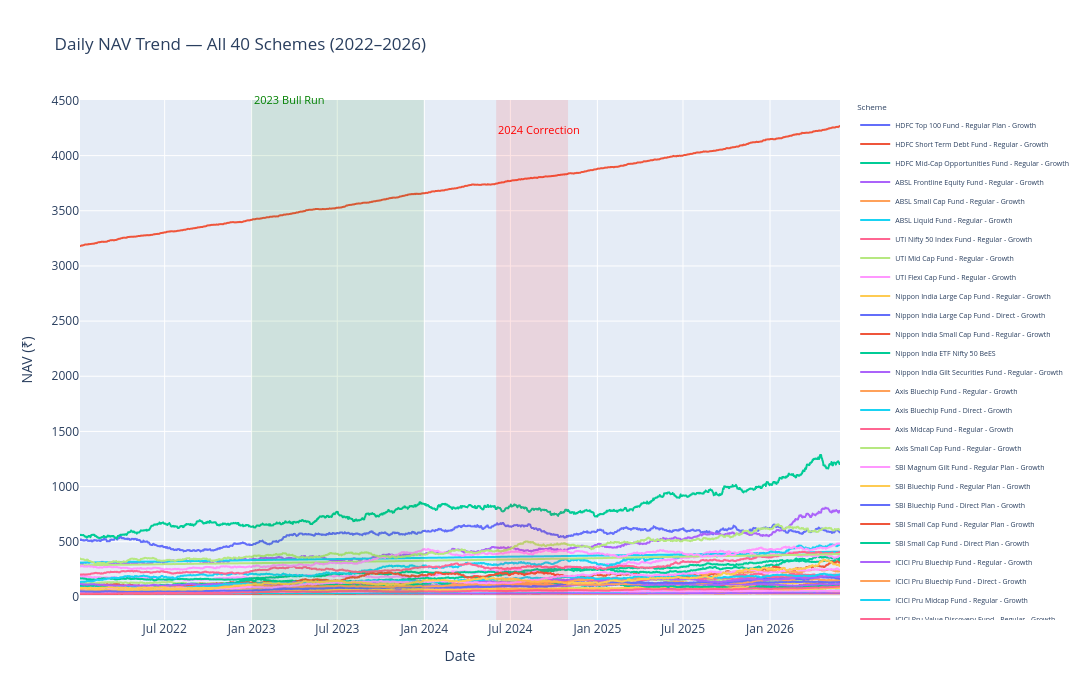

This figure's notebook cell:
### Code cell
fig1 = px.line(
    nav_history,
    x='date',
    y='nav',
    color='scheme_name',
    title='Daily NAV Trend — All 40 Schemes (2022–2026)',
    labels={'nav': 'NAV (₹)', 'date': 'Date', 'scheme_name': 'Scheme'}
)

# Highlight 2023 bull run (label near top)
fig1.add_vrect(
    x0='2023-01-01', x1='2023-12-31',
    fillcolor='green', opacity=0.1, line_width=0,
    annotation_text='2023 Bull Run', annotation_position='top left',
    annotation=dict(yshift=10, font=dict(size=11, color='green'))
)

# Highlight 2024 market correction (label shifted lower so it doesn't clash)
fig1.add_vrect(
    x0='2024-06-01', x1='2024-10-31',
    fillcolor='red', opacity=0.1, line_width=0,
    annotation_text='2024 Correction', annotation_position='top left',
    annotation=dict(yshift=-20, font=dict(size=11, color='red'))
)

fig1.update_layout(
    height=700,
    width=1100,
    legend=dict(
        font=dict(size=7),
        orientation='v',
        yanchor='top', y=1,
        xanchor='left', x=1.02
    ),
    margin=dict(r=250)
)
fig1.show()

### Figure 1 — Plotly figure (JSON) as saved in the notebook; plotly's stock layout.template omitted (floating-point values rounded to 4 significant figures; data arrays with more than 128 entries replaced by an {"elided": "..."} marker saying what was removed)
{"data": [{"hovertemplate": "Scheme=HDFC Top 100 Fund - Regular Plan - Growth<br>Date=%{x}<br>NAV (₹)=%{y}<extra></extra>", "legendgroup": "HDFC Top 100 Fund - Regular Plan - Growth", "line": {"color": "#636efa", "dash": "solid"}, "marker": {"symbol": "circle"}, "mode": "lines", "name": "HDFC Top 100 Fund - Regular Plan - Growth", "showlegend": true, "type": "scattergl", "x": {"elided": "1608 str values"}, "xaxis": "x", "y": {"elided": "1608 float values"}, "yaxis": "y"}, {"hovertemplate": "Scheme=HDFC Short Term Debt Fund - Regular - Growth<br>Date=%{x}<br>NAV (₹)=%{y}<extra></extra>", "legendgroup": "HDFC Short Term Debt Fund - Regular - Growth", "line": {"color": "#EF553B", "dash": "solid"}, "marker": {"symbol": "circle"}, "mode": "lines", "name": "HDFC Short Term Debt Fund - Regular - Growth", "showlegend": true, "type": "scattergl", "x": {"elided": "1608 str values"}, "xaxis": "x", "y": {"elided": "1608 float values"}, "yaxis": "y"}, {"hovertemplate": "Scheme=HDFC Mid-Cap Opportunities Fund - Regular - Growth<br>Date=%{x}<br>NAV (₹)=%{y}<extra></extra>", "legendgroup": "HDFC Mid-Cap Opportunities Fund - Regular - Growth", "line": {"color": "#00cc96", "dash": "solid"}, "marker": {"symbol": "circle"}, "mode": "lines", "name": "HDFC Mid-Cap Opportunities Fund - Regular - Growth", "showlegend": true, "type": "scattergl", "x": {"elided": "1608 str values"}, "xaxis": "x", "y": {"elided": "1608 float values"}, "yaxis": "y"}, {"hovertemplate": "Scheme=ABSL Frontline Equity Fund - Regular - Growth<br>Date=%{x}<br>NAV (₹)=%{y}<extra></extra>", "legendgroup": "ABSL Frontline Equity Fund - Regular - Growth", "line": {"color": "#ab63fa", "dash": "solid"}, "marker": {"symbol": "circle"}, "mode": "lines", "name": "ABSL Frontline Equity Fund - Regular - Growth", "showlegend": true, "type": "scattergl", "x": {"elided": "1608 str values"}, "xaxis": "x", "y": {"elided": "1608 float values"}, "yaxis": "y"}, {"hovertemplate": "Scheme=ABSL Small Cap Fund - Regular - Growth<br>Date=%{x}<br>NAV (₹)=%{y}<extra></extra>", "legendgroup": "ABSL Small Cap Fund - Regular - Growth", "line": {"color": "#FFA15A", "dash": "solid"}, "marker": {"symbol": "circle"}, "mode": "lines", "name": "ABSL Small Cap Fund - Regular - Growth", "showlegend": true, "type": "scattergl", "x": {"elided": "1608 str values"}, "xaxis": "x", "y": {"elided": "1608 float values"}, "yaxis": "y"}, {"hovertemplate": "Scheme=ABSL Liquid Fund - Regular - Growth<br>Date=%{x}<br>NAV (₹)=%{y}<extra></extra>", "legendgroup": "ABSL Liquid Fund - Regular - Growth", "line": {"color": "#19d3f3", "dash": "solid"}, "marker": {"symbol": "circle"}, "mode": "lines", "name": "ABSL Liquid Fund - Regular - Growth", "showlegend": true, "type": "scattergl", "x": {"elided": "1608 str values"}, "xaxis": "x", "y": {"elided": "1608 float values"}, "yaxis": "y"}, {"hovertemplate": "Scheme=UTI Nifty 50 Index Fund - Regular - Growth<br>Date=%{x}<br>NAV (₹)=%{y}<extra></extra>", "legendgroup": "UTI Nifty 50 Index Fund - Regular - Growth", "line": {"color": "#FF6692", "dash": "solid"}, "marker": {"symbol": "circle"}, "mode": "lines", "name": "UTI Nifty 50 Index Fund - Regular - Growth", "showlegend": true, "type": "scattergl", "x": {"elided": "1608 str values"}, "xaxis": "x", "y": {"elided": "1608 float values"}, "yaxis": "y"}, {"hovertemplate": "Scheme=UTI Mid Cap Fund - Regular - Growth<br>Date=%{x}<br>NAV (₹)=%{y}<extra></extra>", "legendgroup": "UTI Mid Cap Fund - Regular - Growth", "line": {"color": "#B6E880", "dash": "solid"}, "marker": {"symbol": "circle"}, "mode": "lines", "name": "UTI Mid Cap Fund - Regular - Growth", "showlegend": true, "type": "scattergl", "x": {"elided": "1608 str values"}, "xaxis": "x", "y": {"elided": "1608 float values"}, "yaxis": "y"}, {"hovertemplate": "Scheme=UTI Flexi Cap Fund - Regular - Growth<br>Date=%{x}<br>NAV (₹)=%{y}<extra></extra>", "legendgroup": "UTI Flexi Cap Fund - Regular - Growth", "line": {"color": "#FF97FF", "dash": "solid"}, "marker": {"symbol": "circle"}, "mode": "lines", "name": "UTI Flexi Cap Fund - Regular - Growth", "showlegend": true, "type": "scattergl", "x": {"elided": "1608 str values"}, "xaxis": "x", "y": {"elided": "1608 float values"}, "yaxis": "y"}, {"hovertemplate": "Scheme=Nippon India Large Cap Fund - Regular - Growth<br>Date=%{x}<br>NAV (₹)=%{y}<extra></extra>", "legendgroup": "Nippon India Large Cap Fund - Regular - Growth", "line": {"color": "#FECB52", "dash": "solid"}, "marker": {"symbol": "circle"}, "mode": "lines", "name": "Nippon India Large Cap Fund - Regular - Growth", "showlegend": true, "type": "scattergl", "x": {"elided": "1608 str values"}, "xaxis": "x", "y": {"elided": "1608 float values"}, "yaxis": "y"}, {"hovertemplate": "Scheme=Nippon India Large Cap Fund - Direct - Growth<br>Date=%{x}<br>NAV (₹)=%{y}<extra></extra>", "legendgroup": "Nippon India Large Cap Fund - Direct - Growth", "line": {"color": "#636efa", "dash": "solid"}, "marker": {"symbol": "circle"}, "mode": "lines", "name": "Nippon India Large Cap Fund - Direct - Growth", "showlegend": true, "type": "scattergl", "x": {"elided": "1608 str values"}, "xaxis": "x", "y": {"elided": "1608 float values"}, "yaxis": "y"}, {"hovertemplate": "Scheme=Nippon India Small Cap Fund - Regular - Growth<br>Date=%{x}<br>NAV (₹)=%{y}<extra></extra>", "legendgroup": "Nippon India Small Cap Fund - Regular - Growth", "line": {"color": "#EF553B", "dash": "solid"}, "marker": {"symbol": "circle"}, "mode": "lines", "name": "Nippon India Small Cap Fund - Regular - Growth", "showlegend": true, "type": "scattergl", "x": {"elided": "1608 str values"}, "xaxis": "x", "y": {"elided": "1608 float values"}, "yaxis": "y"}, {"hovertemplate": "Scheme=Nippon India ETF Nifty 50 BeES<br>Date=%{x}<br>NAV (₹)=%{y}<extra></extra>", "legendgroup": "Nippon India ETF Nifty 50 BeES", "line": {"color": "#00cc96", "dash": "solid"}, "marker": {"symbol": "circle"}, "mode": "lines", "name": "Nippon India ETF Nifty 50 BeES", "showlegend": true, "type": "scattergl", "x": {"elided": "1608 str values"}, "xaxis": "x", "y": {"elided": "1608 float values"}, "yaxis": "y"}, {"hovertemplate": "Scheme=Nippon India Gilt Securities Fund - Regular - Growth<br>Date=%{x}<br>NAV (₹)=%{y}<extra></extra>", "legendgroup": "Nippon India Gilt Securities Fund - Regular - Growth", "line": {"color": "#ab63fa", "dash": "solid"}, "marker": {"symbol": "circle"}, "mode": "lines", "name": "Nippon India Gilt Securities Fund - Regular - Growth", "showlegend": true, "type": "scattergl", "x": {"elided": "1608 str values"}, "xaxis": "x", "y": {"elided": "1608 float values"}, "yaxis": "y"}, {"hovertemplate": "Scheme=Axis Bluechip Fund - Regular - Growth<br>Date=%{x}<br>NAV (₹)=%{y}<extra></extra>", "legendgroup": "Axis Bluechip Fund - Regular - Growth", "line": {"color": "#FFA15A", "dash": "solid"}, "marker": {"symbol": "circle"}, "mode": "lines", "name": "Axis Bluechip Fund - Regular - Growth", "showlegend": true, "type": "scattergl", "x": {"elided": "1608 str values"}, "xaxis": "x", "y": {"elided": "1608 float values"}, "yaxis": "y"}, {"hovertemplate": "Scheme=Axis Bluechip Fund - Direct - Growth<br>Date=%{x}<br>NAV (₹)=%{y}<extra></extra>", "legendgroup": "Axis Bluechip Fund - Direct - Growth", "line": {"color": "#19d3f3", "dash": "solid"}, "marker": {"symbol": "circle"}, "mode": "lines", "name": "Axis Bluechip Fund - Direct - Growth", "showlegend": true, "type": "scattergl", "x": {"elided": "1608 str values"}, "xaxis": "x", "y": {"elided": "1608 float values"}, "yaxis": "y"}, {"hovertemplate": "Scheme=Axis Midcap Fund - Regular - Growth<br>Date=%{x}<br>NAV (₹)=%{y}<extra></extra>", "legendgroup": "Axis Midcap Fund - Regular - Growth", "line": {"color": "#FF6692", "dash": "solid"}, "marker": {"symbol": "circle"}, "mode": "lines", "name": "Axis Midcap Fund - Regular - Growth", "showlegend": true, "type": "scattergl", "x": {"elided": "1608 str values"}, "xaxis": "x", "y": {"elided": "1608 float values"}, "yaxis": "y"}, {"hovertemplate": "Scheme=Axis Small Cap Fund - Regular - Growth<br>Date=%{x}<br>NAV (₹)=%{y}<extra></extra>", "legendgroup": "Axis Small Cap Fund - Regular - Growth", "line": {"color": "#B6E880", "dash": "solid"}, "marker": {"symbol": "circle"}, "mode": "lines", "name": "Axis Small Cap Fund - Regular - Growth", "showlegend": true, "type": "scattergl", "x": {"elided": "1608 str values"}, "xaxis": "x", "y": {"elided": "1608 float values"}, "yaxis": "y"}, {"hovertemplate": "Scheme=SBI Magnum Gilt Fund - Regular Plan - Growth<br>Date=%{x}<br>NAV (₹)=%{y}<extra></extra>", "legendgroup": "SBI Magnum Gilt Fund - Regular Plan - Growth", "line": {"color": "#FF97FF", "dash": "solid"}, "marker": {"symbol": "circle"}, "mode": "lines", "name": "SBI Magnum Gilt Fund - Regular Plan - Growth", "showlegend": true, "type": "scattergl", "x": {"elided": "1608 str values"}, "xaxis": "x", "y": {"elided": "1608 float values"}, "yaxis": "y"}, {"hovertemplate": "Scheme=SBI Bluechip Fund - Regular Plan - Growth<br>Date=%{x}<br>NAV (₹)=%{y}<extra></extra>", "legendgroup": "SBI Bluechip Fund - Regular Plan - Growth", "line": {"color": "#FECB52", "dash": "solid"}, "marker": {"symbol": "circle"}, "mode": "lines", "name": "SBI Bluechip Fund - Regular Plan - Growth", "showlegend": true, "type": "scattergl", "x": {"elided": "1608 str values"}, "xaxis": "x", "y": {"elided": "1608 float values"}, "yaxis": "y"}, {"hovertemplate": "Scheme=SBI Bluechip Fund - Direct Plan - Growth<br>Date=%{x}<br>NAV (₹)=%{y}<extra></extra>", "legendgroup": "SBI Bluechip Fund - Direct Plan - Growth", "line": {"color": "#636efa", "dash": "solid"}, "marker": {"symbol": "circle"}, "mode": "lines", "name": "SBI Bluechip Fund - Direct Plan - Growth", "showlegend": true, "type": "scattergl", "x": {"elided": "1608 str values"}, "xaxis": "x", "y": {"elided": "1608 float values"}, "yaxis": "y"}, {"hovertemplate": "Scheme=SBI Small Cap Fund - Regular Plan - Growth<br>Date=%{x}<br>NAV (₹)=%{y}<extra></extra>", "legendgroup": "SBI Small Cap Fund - Regular Plan - Growth", "line": {"color": "#EF553B", "dash": "solid"}, "marker": {"symbol": "circle"}, "mode": "lines", "name": "SBI Small Cap Fund - Regular Plan - Growth", "showlegend": true, "type": "scattergl", "x": {"elided": "1608 str values"}, "xaxis": "x", "y": {"elided": "1608 float values"}, "yaxis": "y"}, {"hovertemplate": "Scheme=SBI Small Cap Fund - Direct Plan - Growth<br>Date=%{x}<br>NAV (₹)=%{y}<extra></extra>", "legendgroup": "SBI Small Cap Fund - Direct Plan - Growth", "line": {"color": "#00cc96", "dash": "solid"}, "marker": {"symbol": "circle"}, "mode": "lines", "name": "SBI Small Cap Fund - Direct Plan - Growth", "showlegend": true, "type": "scattergl", "x": {"elided": "1608 str values"}, "xaxis": "x", "y": {"elided": "1608 float values"}, "yaxis": "y"}, {"hovertemplate": "Scheme=ICICI Pru Bluechip Fund - Regular - Growth<br>Date=%{x}<br>NAV (₹)=%{y}<extra></extra>", "legendgroup": "ICICI Pru Bluechip Fund - Regular - Growth", "line": {"color": "#ab63fa", "dash": "solid"}, "marker": {"symbol": "circle"}, "mode": "lines", "name": "ICICI Pru Bluechip Fund - Regular - Growth", "showlegend": true, "type": "scattergl", "x": {"elided": "1608 str values"}, "xaxis": "x", "y": {"elided": "1608 float values"}, "yaxis": "y"}, {"hovertemplate": "Scheme=ICICI Pru Bluechip Fund - Direct - Growth<br>Date=%{x}<br>NAV (₹)=%{y}<extra></extra>", "legendgroup": "ICICI Pru Bluechip Fund - Direct - Growth", "line": {"color": "#FFA15A", "dash": "solid"}, "marker": {"symbol": "circle"}, "mode": "lines", "name": "ICICI Pru Bluechip Fund - Direct - Growth", "showlegend": true, "type": "scattergl", "x": {"elided": "1608 str values"}, "xaxis": "x", "y": {"elided": "1608 float values"}, "yaxis": "y"}, {"hovertemplate": "Scheme=ICICI Pru Midcap Fund - Regular - Growth<br>Date=%{x}<br>NAV (₹)=%{y}<extra></extra>", "legendgroup": "ICICI Pru Midcap Fund - Regular - Growth", "line": {"color": "#19d3f3", "dash": "solid"}, "marker": {"symbol": "circle"}, "mode": "lines", "name": "ICICI Pru Midcap Fund - Regular - Growth", "showlegend": true, "type": "scattergl", "x": {"elided": "1608 str values"}, "xaxis": "x", "y": {"elided": "1608 float values"}, "yaxis": "y"}, {"hovertemplate": "Scheme=ICICI Pru Value Discovery Fund - Regular - Growth<br>Date=%{x}<br>NAV (₹)=%{y}<extra></extra>", "legendgroup": "ICICI Pru Value Discovery Fund - Regular - Growth", "line": {"color": "#FF6692", "dash": "solid"}, "marker": {"symbol": "circle"}, "mode": "lines", "name": "ICICI Pru Value Discovery Fund - Regular - Growth", "showlegend": true, "type": "scattergl", "x": {"elided": "1608 str values"}, "xaxis": "x", "y": {"elided": "1608 float values"}, "yaxis": "y"}, {"hovertemplate": "Scheme=ICICI Pru Liquid Fund - Regular - Growth<br>Date=%{x}<br>NAV (₹)=%{y}<extra></extra>", "legendgroup": "ICICI Pru Liquid Fund - Regular - Growth", "line": {"color": "#B6E880", "dash": "solid"}, "marker": {"symbol": "circle"}, "mode": "lines", "name": "ICICI Pru Liquid Fund - Regular - Growth", "showlegend": true, "type": "scattergl", "x": {"elided": "1608 str values"}, "xaxis": "x", "y": {"elided": "1608 float values"}, "yaxis": "y"}, {"hovertemplate": "Scheme=Kotak Bluechip Fund - Regular - Growth<br>Date=%{x}<br>NAV (₹)=%{y}<extra></extra>", "legendgroup": "Kotak Bluechip Fund - Regular - Growth", "line": {"color": "#FF97FF", "dash": "solid"}, "marker": {"symbol": "circle"}, "mode": "lines", "name": "Kotak Bluechip Fund - Regular - Growth", "showlegend": true, "type": "scattergl", "x": {"elided": "1608 str values"}, "xaxis": "x", "y": {"elided": "1608 float values"}, "yaxis": "y"}, {"hovertemplate": "Scheme=Kotak Emerging Equity Fund - Regular - Growth<br>Date=%{x}<br>NAV (₹)=%{y}<extra></extra>", "legendgroup": "Kotak Emerging Equity Fund - Regular - Growth", "line": {"color": "#FECB52", "dash": "solid"}, "marker": {"symbol": "circle"}, "mode": "lines", "name": "Kotak Emerging Equity Fund - Regular - Growth", "showlegend": true, "type": "scattergl", "x": {"elided": "1608 str values"}, "xaxis": "x", "y": {"elided": "1608 float values"}, "yaxis": "y"}, {"hovertemplate": "Scheme=Kotak Flexicap Fund - Regular - Growth<br>Date=%{x}<br>NAV (₹)=%{y}<extra></extra>", "legendgroup": "Kotak Flexicap Fund - Regular - Growth", "line": {"color": "#636efa", "dash": "solid"}, "marker": {"symbol": "circle"}, "mode": "lines", "name": "Kotak Flexicap Fund - Regular - Growth", "showlegend": true, "type": "scattergl", "x": {"elided": "1608 str values"}, "xaxis": "x", "y": {"elided": "1608 float values"}, "yaxis": "y"}, {"hovertemplate": "Scheme=Kotak Liquid Fund - Regular - Growth<br>Date=%{x}<br>NAV (₹)=%{y}<extra></extra>", "legendgroup": "Kotak Liquid Fund - Regular - Growth", "line": {"color": "#EF553B", "dash": "solid"}, "marker": {"symbol": "circle"}, "mode": "lines", "name": "Kotak Liquid Fund - Regular - Growth", "showlegend": true, "type": "scattergl", "x": {"elided": "1608 str values"}, "xaxis": "x", "y": {"elided": "1608 float values"}, "yaxis": "y"}, {"hovertemplate": "Scheme=HDFC Top 100 Fund - Direct Plan - Growth<br>Date=%{x}<br>NAV (₹)=%{y}<extra></extra>", "legendgroup": "HDFC Top 100 Fund - Direct Plan - Growth", "line": {"color": "#00cc96", "dash": "solid"}, "marker": {"symbol": "circle"}, "mode": "lines", "name": "HDFC Top 100 Fund - Direct Plan - Growth", "showlegend": true, "type": "scattergl", "x": {"elided": "1608 str values"}, "xaxis": "x", "y": {"elided": "1608 float values"}, "yaxis": "y"}, {"hovertemplate": "Scheme=HDFC Mid-Cap Opportunities Fund - Direct - Growth<br>Date=%{x}<br>NAV (₹)=%{y}<extra></extra>", "legendgroup": "HDFC Mid-Cap Opportunities Fund - Direct - Growth", "line": {"color": "#ab63fa", "dash": "solid"}, "marker": {"symbol": "circle"}, "mode": "lines", "name": "HDFC Mid-Cap Opportunities Fund - Direct - Growth", "showlegend": true, "type": "scattergl", "x": {"elided": "1608 str values"}, "xaxis": "x", "y": {"elided": "1608 float values"}, "yaxis": "y"}, {"hovertemplate": "Scheme=Mirae Asset Large Cap Fund - Regular - Growth<br>Date=%{x}<br>NAV (₹)=%{y}<extra></extra>", "legendgroup": "Mirae Asset Large Cap Fund - Regular - Growth", "line": {"color": "#FFA15A", "dash": "solid"}, "marker": {"symbol": "circle"}, "mode": "lines", "name": "Mirae Asset Large Cap Fund - Regular - Growth", "showlegend": true, "type": "scattergl", "x": {"elided": "1608 str values"}, "xaxis": "x", "y": {"elided": "1608 float values"}, "yaxis": "y"}, {"hovertemplate": "Scheme=Mirae Asset Emerging Bluechip Fund - Regular - Growth<br>Date=%{x}<br>NAV (₹)=%{y}<extra></extra>", "legendgroup": "Mirae Asset Emerging Bluechip Fund - Regular - Growth", "line": {"color": "#19d3f3", "dash": "solid"}, "marker": {"symbol": "circle"}, "mode": "lines", "name": "Mirae Asset Emerging Bluechip Fund - Regular - Growth", "showlegend": true, "type": "scattergl", "x": {"elided": "1608 str values"}, "xaxis": "x", "y": {"elided": "1608 float values"}, "yaxis": "y"}, {"hovertemplate": "Scheme=Mirae Asset Tax Saver Fund - Regular - Growth<br>Date=%{x}<br>NAV (₹)=%{y}<extra></extra>", "legendgroup": "Mirae Asset Tax Saver Fund - Regular - Growth", "line": {"color": "#FF6692", "dash": "solid"}, "marker": {"symbol": "circle"}, "mode": "lines", "name": "Mirae Asset Tax Saver Fund - Regular - Growth", "showlegend": true, "type": "scattergl", "x": {"elided": "1608 str values"}, "xaxis": "x", "y": {"elided": "1608 float values"}, "yaxis": "y"}, {"hovertemplate": "Scheme=DSP Top 100 Equity Fund - Regular - Growth<br>Date=%{x}<br>NAV (₹)=%{y}<extra></extra>", "legendgroup": "DSP Top 100 Equity Fund - Regular - Growth", "line": {"color": "#B6E880", "dash": "solid"}, "marker": {"symbol": "circle"}, "mode": "lines", "name": "DSP Top 100 Equity Fund - Regular - Growth", "showlegend": true, "type": "scattergl", "x": {"elided": "1608 str values"}, "xaxis": "x", "y": {"elided": "1608 float values"}, "yaxis": "y"}, {"hovertemplate": "Scheme=DSP Midcap Fund - Regular - Growth<br>Date=%{x}<br>NAV (₹)=%{y}<extra></extra>", "legendgroup": "DSP Midcap Fund - Regular - Growth", "line": {"color": "#FF97FF", "dash": "solid"}, "marker": {"symbol": "circle"}, "mode": "lines", "name": "DSP Midcap Fund - Regular - Growth", "showlegend": true, "type": "scattergl", "x": {"elided": "1608 str values"}, "xaxis": "x", "y": {"elided": "1608 float values"}, "yaxis": "y"}, {"hovertemplate": "Scheme=DSP Small Cap Fund - Regular - Growth<br>Date=%{x}<br>NAV (₹)=%{y}<extra></extra>", "legendgroup": "DSP Small Cap Fund - Regular - Growth", "line": {"color": "#FECB52", "dash": "solid"}, "marker": {"symbol": "circle"}, "mode": "lines", "name": "DSP Small Cap Fund - Regular - Growth", "showlegend": true, "type": "scattergl", "x": {"elided": "1608 str values"}, "xaxis": "x", "y": {"elided": "1608 float values"}, "yaxis": "y"}], "layout": {"annotations": [{"font": {"color": "green", "size": 11}, "showarrow": false, "text": "2023 Bull Run", "x": "2023-01-01", "xanchor": "left", "xref": "x", "y": 1, "yanchor": "top", "yref": "y domain", "yshift": 10}, {"font": {"color": "red", "size": 11}, "showarrow": false, "text": "2024 Correction", "x": "2024-06-01", "xanchor": "left", "xref": "x", "y": 1, "yanchor": "top", "yref": "y domain", "yshift": -20}], "height": 700, "legend": {"font": {"size": 7}, "orientation": "v", "title": {"text": "Scheme"}, "tracegroupgap": 0, "x": 1.02, "xanchor": "left", "y": 1, "yanchor": "top"}, "margin": {"r": 250}, "shapes": [{"fillcolor": "green", "line": {"width": 0}, "opacity": 0.1, "type": "rect", "x0": "2023-01-01", "x1": "2023-12-31", "xref": "x", "y0": 0, "y1": 1, "yref": "y domain"}, {"fillcolor": "red", "line": {"width": 0}, "opacity": 0.1, "type": "rect", "x0": "2024-06-01", "x1": "2024-10-31", "xref": "x", "y0": 0, "y1": 1, "yref": "y domain"}], "title": {"text": "Daily NAV Trend — All 40 Schemes (2022–2026)"}, "width": 1100, "xaxis": {"anchor": "y", "domain": [0, 1], "title": {"text": "Date"}}, "yaxis": {"anchor": "x", "domain": [0, 1], "title": {"text": "NAV (₹)"}}}}
